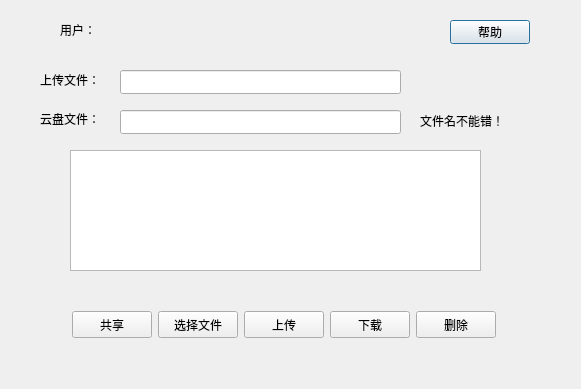
<?xml version="1.0" encoding="UTF-8"?>
<ui version="4.0">
 <class>downloads</class>
 <widget class="QDialog" name="downloads">
  <property name="geometry">
   <rect>
    <x>0</x>
    <y>0</y>
    <width>581</width>
    <height>389</height>
   </rect>
  </property>
  <property name="windowTitle">
   <string>Dialog</string>
  </property>
  <widget class="QLabel" name="label">
   <property name="geometry">
    <rect>
     <x>60</x>
     <y>20</y>
     <width>31</width>
     <height>21</height>
    </rect>
   </property>
   <property name="text">
    <string>&lt;html&gt;&lt;head/&gt;&lt;body&gt;&lt;p&gt;用户：&lt;/p&gt;&lt;/body&gt;&lt;/html&gt;</string>
   </property>
  </widget>
  <widget class="QLabel" name="label_3">
   <property name="geometry">
    <rect>
     <x>40</x>
     <y>70</y>
     <width>61</width>
     <height>20</height>
    </rect>
   </property>
   <property name="text">
    <string>上传文件：</string>
   </property>
  </widget>
  <widget class="QLabel" name="label_4">
   <property name="geometry">
    <rect>
     <x>40</x>
     <y>110</y>
     <width>60</width>
     <height>16</height>
    </rect>
   </property>
   <property name="text">
    <string>&lt;html&gt;&lt;head/&gt;&lt;body&gt;&lt;p&gt;云盘文件：&lt;/p&gt;&lt;/body&gt;&lt;/html&gt;</string>
   </property>
  </widget>
  <widget class="QLabel" name="name">
   <property name="geometry">
    <rect>
     <x>110</x>
     <y>20</y>
     <width>311</width>
     <height>16</height>
    </rect>
   </property>
   <property name="text">
    <string/>
   </property>
  </widget>
  <widget class="QTextEdit" name="textEdit">
   <property name="geometry">
    <rect>
     <x>70</x>
     <y>150</y>
     <width>411</width>
     <height>121</height>
    </rect>
   </property>
  </widget>
  <widget class="QLineEdit" name="upload_path">
   <property name="geometry">
    <rect>
     <x>120</x>
     <y>70</y>
     <width>281</width>
     <height>24</height>
    </rect>
   </property>
  </widget>
  <widget class="QLineEdit" name="download_path">
   <property name="geometry">
    <rect>
     <x>120</x>
     <y>110</y>
     <width>281</width>
     <height>24</height>
    </rect>
   </property>
  </widget>
  <widget class="QPushButton" name="pushButton_4">
   <property name="geometry">
    <rect>
     <x>450</x>
     <y>20</y>
     <width>80</width>
     <height>24</height>
    </rect>
   </property>
   <property name="text">
    <string>帮助</string>
   </property>
  </widget>
  <widget class="QLabel" name="label_2">
   <property name="geometry">
    <rect>
     <x>420</x>
     <y>105</y>
     <width>91</width>
     <height>31</height>
    </rect>
   </property>
   <property name="text">
    <string>文件名不能错！</string>
   </property>
  </widget>
  <widget class="QPushButton" name="pushButton">
   <property name="geometry">
    <rect>
     <x>72</x>
     <y>311</y>
     <width>80</width>
     <height>27</height>
    </rect>
   </property>
   <property name="text">
    <string>共享</string>
   </property>
  </widget>
  <widget class="QPushButton" name="pushButton_2">
   <property name="geometry">
    <rect>
     <x>416</x>
     <y>311</y>
     <width>80</width>
     <height>27</height>
    </rect>
   </property>
   <property name="text">
    <string>删除</string>
   </property>
  </widget>
  <widget class="QPushButton" name="pushButton_3">
   <property name="geometry">
    <rect>
     <x>244</x>
     <y>311</y>
     <width>80</width>
     <height>27</height>
    </rect>
   </property>
   <property name="text">
    <string>上传</string>
   </property>
  </widget>
  <widget class="QPushButton" name="download">
   <property name="geometry">
    <rect>
     <x>330</x>
     <y>311</y>
     <width>80</width>
     <height>27</height>
    </rect>
   </property>
   <property name="text">
    <string>下载</string>
   </property>
  </widget>
  <widget class="QPushButton" name="uploading">
   <property name="geometry">
    <rect>
     <x>158</x>
     <y>311</y>
     <width>80</width>
     <height>27</height>
    </rect>
   </property>
   <property name="text">
    <string>选择文件</string>
   </property>
  </widget>
 </widget>
 <resources/>
 <connections/>
</ui>
